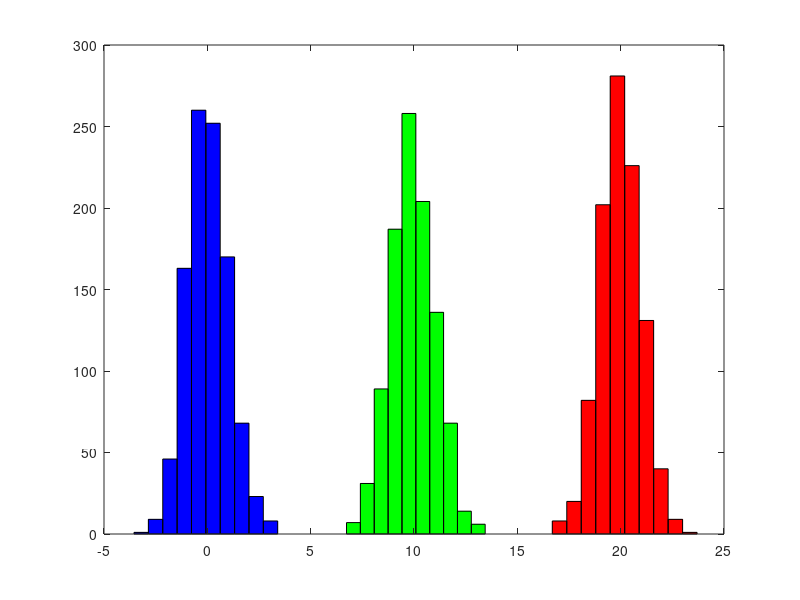

Here is the MATLAB script that generated this plot:
data1=0+randn(1,1000);
data2=10+randn(1,1000);
data3=20+randn(1,1000);
hist(data1);
hold on;
hist(data2);
hist(data3);
hold off;
h=findobj(gca,'Type','patch');
display(h)
set(h(1),'FaceColor','r','EdgeColor','k');
set(h(2),'FaceColor','g','EdgeColor','k');
set(h(3),'FaceColor','b','EdgeColor','k');